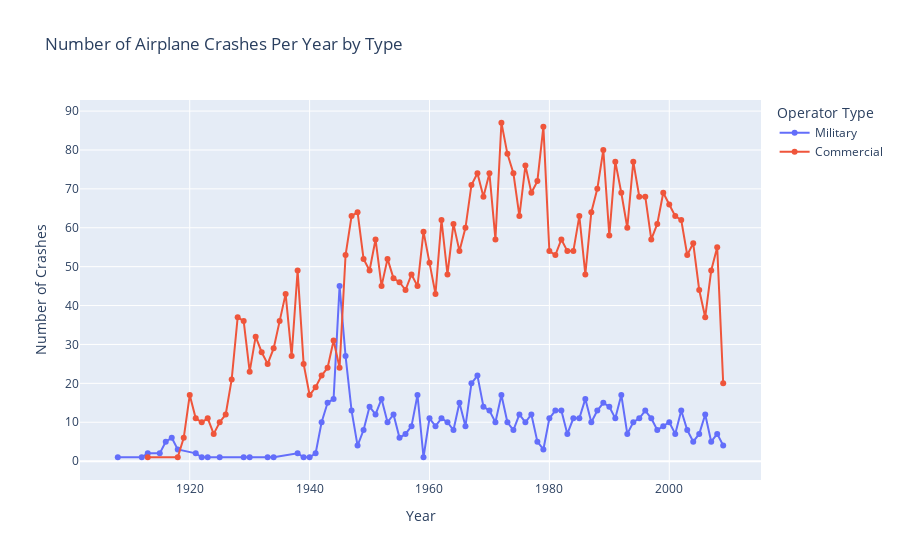
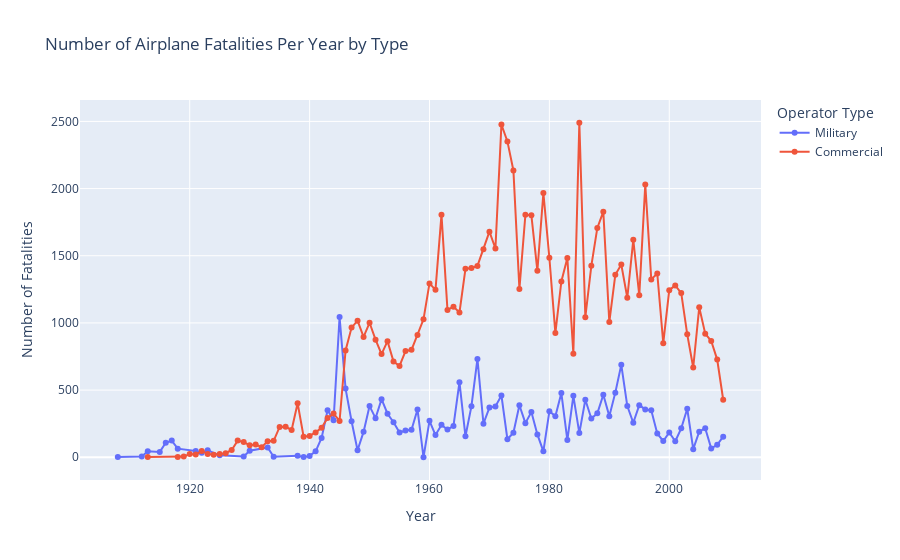

Notebook code cell kept with these figures, in order:
### Code cell
import plotly.express as px

# Group data by 'Year' and 'Type' and count the number of crashes
crashes_per_year_type = crashes.groupby(['Year', 'Type'])['Flight #'].count().reset_index(name='Number of Crashes')

# Group data by 'Year' and 'Type' and sum the fatalities
fatalities_per_year_type = crashes.groupby(['Year', 'Type'])['Fatalities'].sum().reset_index(name='Number of Fatalities')

# Create the first plot for the number of crashes
fig_crashes = px.line(crashes_per_year_type, 
                      x='Year', 
                      y='Number of Crashes', 
                      color='Type', 
                      title='Number of Airplane Crashes Per Year by Type',
                      markers=True,
                      labels={'Number of Crashes': 'Number of Crashes', 'Year': 'Year', 'Type': 'Operator Type'})

# Create the second plot for the number of fatalities
fig_fatalities = px.line(fatalities_per_year_type, 
                         x='Year', 
                         y='Number of Fatalities', 
                         color='Type', 
                         title='Number of Airplane Fatalities Per Year by Type',
                         markers=True,
                         labels={'Number of Fatalities': 'Number of Fatalities', 'Year': 'Year', 'Type': 'Operator Type'})

# Show the figures
fig_crashes.show()
fig_fatalities.show()

# If you need to embed these in a web page, you can save each figure as an HTML file
# fig_crashes.write_html('path/to/crashes_plot.html')
# fig_fatalities.write_html('path/to/fatalities_plot.html')

### Figure 1 — Plotly figure (JSON) as saved in the notebook; plotly's stock layout.template omitted (floating-point values rounded to 4 significant figures)
{"data": [{"hovertemplate": "Operator Type=Military<br>Year=%{x}<br>Number of Crashes=%{y}<extra></extra>", "legendgroup": "Military", "line": {"color": "#636efa", "dash": "solid"}, "marker": {"symbol": "circle"}, "mode": "lines+markers", "name": "Military", "orientation": "v", "showlegend": true, "type": "scatter", "x": [1908, 1912, 1913, 1915, 1916, 1917, 1918, 1921, 1922, 1923, 1925, 1929, 1930, 1933, 1934, 1938, 1939, 1940, 1941, 1942, 1943, 1944, 1945, 1946, 1947, 1948, 1949, 1950, 1951, 1952, 1953, 1954, 1955, 1956, 1957, 1958, 1959, 1960, 1961, 1962, 1963, 1964, 1965, 1966, 1967, 1968, 1969, 1970, 1971, 1972, 1973, 1974, 1975, 1976, 1977, 1978, 1979, 1980, 1981, 1982, 1983, 1984, 1985, 1986, 1987, 1988, 1989, 1990, 1991, 1992, 1993, 1994, 1995, 1996, 1997, 1998, 1999, 2000, 2001, 2002, 2003, 2004, 2005, 2006, 2007, 2008, 2009], "xaxis": "x", "y": [1, 1, 2, 2, 5, 6, 3, 2, 1, 1, 1, 1, 1, 1, 1, 2, 1, 1, 2, 10, 15, 16, 45, 27, 13, 4, 8, 14, 12, 16, 10, 12, 6, 7, 9, 17, 1, 11, 9, 11, 10, 8, 15, 9, 20, 22, 14, 13, 10, 17, 10, 8, 12, 10, 12, 5, 3, 11, 13, 13, 7, 11, 11, 16, 10, 13, 15, 14, 11, 17, 7, 10, 11, 13, 11, 8, 9, 10, 7, 13, 8, 5, 7, 12, 5, 7, 4], "yaxis": "y"}, {"hovertemplate": "Operator Type=Commercial<br>Year=%{x}<br>Number of Crashes=%{y}<extra></extra>", "legendgroup": "Commercial", "line": {"color": "#EF553B", "dash": "solid"}, "marker": {"symbol": "circle"}, "mode": "lines+markers", "name": "Commercial", "orientation": "v", "showlegend": true, "type": "scatter", "x": [1913, 1918, 1919, 1920, 1921, 1922, 1923, 1924, 1925, 1926, 1927, 1928, 1929, 1930, 1931, 1932, 1933, 1934, 1935, 1936, 1937, 1938, 1939, 1940, 1941, 1942, 1943, 1944, 1945, 1946, 1947, 1948, 1949, 1950, 1951, 1952, 1953, 1954, 1955, 1956, 1957, 1958, 1959, 1960, 1961, 1962, 1963, 1964, 1965, 1966, 1967, 1968, 1969, 1970, 1971, 1972, 1973, 1974, 1975, 1976, 1977, 1978, 1979, 1980, 1981, 1982, 1983, 1984, 1985, 1986, 1987, 1988, 1989, 1990, 1991, 1992, 1993, 1994, 1995, 1996, 1997, 1998, 1999, 2000, 2001, 2002, 2003, 2004, 2005, 2006, 2007, 2008, 2009], "xaxis": "x", "y": [1, 1, 6, 17, 11, 10, 11, 7, 10, 12, 21, 37, 36, 23, 32, 28, 25, 29, 36, 43, 27, 49, 25, 17, 19, 22, 24, 31, 24, 53, 63, 64, 52, 49, 57, 45, 52, 47, 46, 44, 48, 45, 59, 51, 43, 62, 48, 61, 54, 60, 71, 74, 68, 74, 57, 87, 79, 74, 63, 76, 69, 72, 86, 54, 53, 57, 54, 54, 63, 48, 64, 70, 80, 58, 77, 69, 60, 77, 68, 68, 57, 61, 69, 66, 63, 62, 53, 56, 44, 37, 49, 55, 20], "yaxis": "y"}], "layout": {"legend": {"title": {"text": "Operator Type"}, "tracegroupgap": 0}, "title": {"text": "Number of Airplane Crashes Per Year by Type"}, "xaxis": {"anchor": "y", "domain": [0, 1], "title": {"text": "Year"}}, "yaxis": {"anchor": "x", "domain": [0, 1], "title": {"text": "Number of Crashes"}}}}

### Figure 2 — Plotly figure (JSON) as saved in the notebook; plotly's stock layout.template omitted (floating-point values rounded to 4 significant figures)
{"data": [{"hovertemplate": "Operator Type=Military<br>Year=%{x}<br>Number of Fatalities=%{y}<extra></extra>", "legendgroup": "Military", "line": {"color": "#636efa", "dash": "solid"}, "marker": {"symbol": "circle"}, "mode": "lines+markers", "name": "Military", "orientation": "v", "showlegend": true, "type": "scatter", "x": [1908, 1912, 1913, 1915, 1916, 1917, 1918, 1921, 1922, 1923, 1925, 1929, 1930, 1933, 1934, 1938, 1939, 1940, 1941, 1942, 1943, 1944, 1945, 1946, 1947, 1948, 1949, 1950, 1951, 1952, 1953, 1954, 1955, 1956, 1957, 1958, 1959, 1960, 1961, 1962, 1963, 1964, 1965, 1966, 1967, 1968, 1969, 1970, 1971, 1972, 1973, 1974, 1975, 1976, 1977, 1978, 1979, 1980, 1981, 1982, 1983, 1984, 1985, 1986, 1987, 1988, 1989, 1990, 1991, 1992, 1993, 1994, 1995, 1996, 1997, 1998, 1999, 2000, 2001, 2002, 2003, 2004, 2005, 2006, 2007, 2008, 2009], "xaxis": "x", "y": [1, 5, 44, 40, 108, 124, 64, 47, 34, 52, 14, 6, 48, 73, 4, 12, 1, 10, 44, 144, 350, 276, 1044, 511, 268, 52, 189, 381, 291, 432, 324, 261, 184, 199, 204, 356, 0, 271, 165, 241, 206, 233, 559, 156, 380, 732, 250, 370, 378, 460, 134, 183, 387, 254, 337, 170, 44, 342, 306, 478, 128, 457, 180, 428, 288, 327, 465, 306, 481, 688, 381, 257, 388, 356, 349, 176, 121, 185, 119, 215, 361, 60, 190, 216, 66, 93, 153], "yaxis": "y"}, {"hovertemplate": "Operator Type=Commercial<br>Year=%{x}<br>Number of Fatalities=%{y}<extra></extra>", "legendgroup": "Commercial", "line": {"color": "#EF553B", "dash": "solid"}, "marker": {"symbol": "circle"}, "mode": "lines+markers", "name": "Commercial", "orientation": "v", "showlegend": true, "type": "scatter", "x": [1913, 1918, 1919, 1920, 1921, 1922, 1923, 1924, 1925, 1926, 1927, 1928, 1929, 1930, 1931, 1932, 1933, 1934, 1935, 1936, 1937, 1938, 1939, 1940, 1941, 1942, 1943, 1944, 1945, 1946, 1947, 1948, 1949, 1950, 1951, 1952, 1953, 1954, 1955, 1956, 1957, 1958, 1959, 1960, 1961, 1962, 1963, 1964, 1965, 1966, 1967, 1968, 1969, 1970, 1971, 1972, 1973, 1974, 1975, 1976, 1977, 1978, 1979, 1980, 1981, 1982, 1983, 1984, 1985, 1986, 1987, 1988, 1989, 1990, 1991, 1992, 1993, 1994, 1995, 1996, 1997, 1998, 1999, 2000, 2001, 2002, 2003, 2004, 2005, 2006, 2007, 2008, 2009], "xaxis": "x", "y": [1, 1, 5, 24, 21, 46, 25, 18, 25, 30, 54, 124, 113, 90, 94, 75, 119, 122, 226, 227, 203, 402, 153, 159, 185, 219, 292, 325, 270, 795, 965, 1017, 896, 1001, 875, 768, 864, 712, 680, 790, 800, 910, 1027, 1294, 1246, 1806, 1097, 1121, 1077, 1403, 1409, 1424, 1549, 1679, 1554, 2477, 2351, 2135, 1252, 1805, 1801, 1388, 1967, 1485, 924, 1309, 1483, 771, 2490, 1043, 1425, 1707, 1828, 1006, 1358, 1434, 1187, 1619, 1205, 2030, 1324, 1368, 849, 1244, 1279, 1222, 915, 668, 1116, 920, 865, 727, 428], "yaxis": "y"}], "layout": {"legend": {"title": {"text": "Operator Type"}, "tracegroupgap": 0}, "title": {"text": "Number of Airplane Fatalities Per Year by Type"}, "xaxis": {"anchor": "y", "domain": [0, 1], "title": {"text": "Year"}}, "yaxis": {"anchor": "x", "domain": [0, 1], "title": {"text": "Number of Fatalities"}}}}
